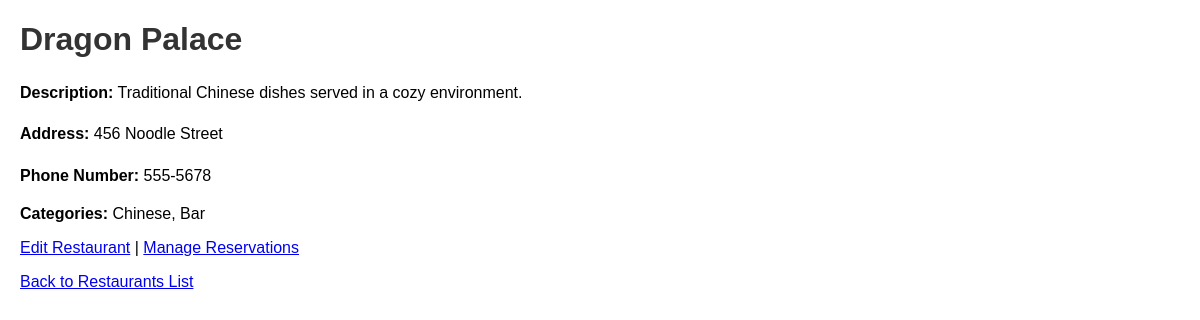
Page /restaurants/2 on the committed database.
### app/models.py (models this page shows, shortened)
class Restaurant(db.Model):
    __tablename__ = 'restaurants'  # Ensure plural
    id = db.Column(db.Integer, primary_key=True)
    name = db.Column(db.String(128), nullable=False)
    address = db.Column(db.String(256), nullable=False)
    phone_number = db.Column(db.String(20), nullable=False)
    description = db.Column(db.Text(), nullable=True)
    manager_id = db.Column(db.Integer, db.ForeignKey('users.id'), nullable=False)
    categories = db.relationship('Category', secondary='restaurant_categories', back_populates='restaurants')
    reservations = db.relationship('Reservation', back_populates='restaurant', cascade='all, delete-orphan')

class Category(db.Model):
    __tablename__ = 'categories'  # Ensure plural
    id = db.Column(db.Integer, primary_key=True)
    name = db.Column(db.String(64), nullable=False, unique=True)
    restaurants = db.relationship('Restaurant', secondary='restaurant_categories', back_populates='categories')

### app/main/routes.py (the view)
@bp.route('/restaurants/<int:restaurant_id>', methods=['GET'])
def get_restaurant_detail(restaurant_id):
    restaurant = Restaurant.query.get_or_404(restaurant_id)
    return render_template('restaurant_detail.html', restaurant=restaurant)

### app/templates/restaurant_detail.html (shortened to what this page needs)
<!DOCTYPE html>
<html lang="en">
<head>
</head>
<body>
    <h1>{{ restaurant.name }}</h1>
    <div class="details">
        <p><strong>Description:</strong> {{ restaurant.description }}</p>
        <p><strong>Address:</strong> {{ restaurant.address }}</p>
        <p><strong>Phone Number:</strong> {{ restaurant.phone_number }}</p>
        <div class="categories">
            <strong>Categories:</strong>
            {% for category in restaurant.categories %}
                {{ category.name }}{% if not loop.last %}, {% endif %}
            {% endfor %}
        </div>
    </div>
    <p><a href="{{ url_for('main.edit_restaurant', restaurant_id=restaurant.id) }}">Edit Restaurant</a> | <a href="{{ url_for('main.manage_reservations', restaurant_id=restaurant.id) }}">Manage Reservations</a></p>
    <p><a href="{{ url_for('main.list_restaurants') }}">Back to Restaurants List</a></p>
</body>
</html>

### app/templates/restaurant_detail.html (style rules this page uses)
body { font-family: Arial, sans-serif; margin: 20px; }
h1 { color: #333; }
.details { margin-top: 20px; }
.details p { line-height: 1.6; }
.categories { margin-top: 10px; }

### rows in the picture
Restaurant: name "Dragon Palace", description "Traditional Chinese dishes served in a cozy environment.", address "456 Noodle Street", phone_number "555-5678"
Category: name "Chinese"
Category: name "Bar"
